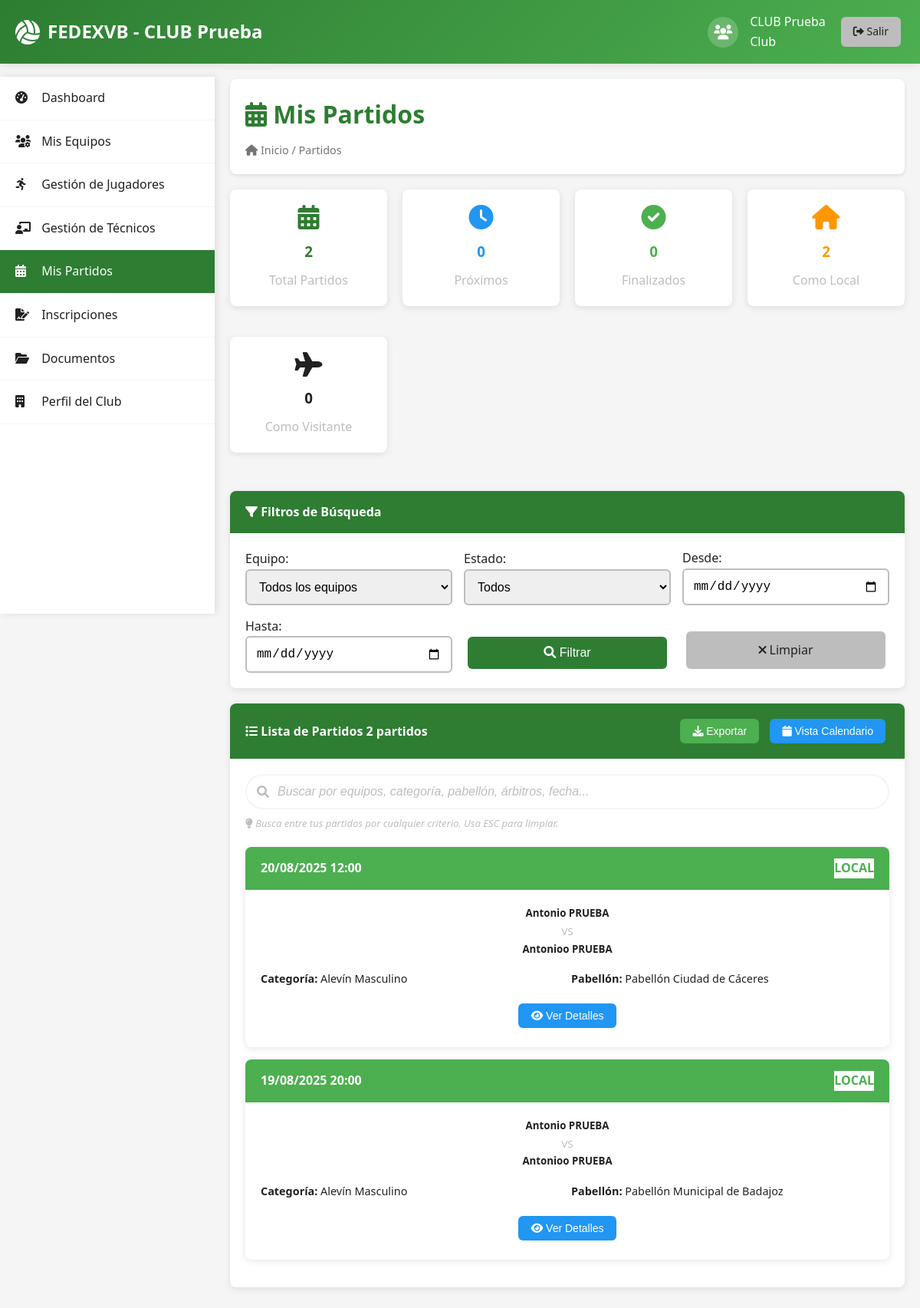
The page /club/partidos.php (signed in) on the database its author committed.
### tables this page shows
CREATE TABLE IF NOT EXISTS `clubes` (
  `id` int(11) NOT NULL AUTO_INCREMENT,
  `usuario_id` int(11) NOT NULL,
  `nombre_club` varchar(200) NOT NULL,
  `razon_social` varchar(300) DEFAULT NULL,
  `nombre_responsable` varchar(200) NOT NULL,
  `iban` varchar(34) DEFAULT NULL,
  PRIMARY KEY (`id`),
  UNIQUE KEY `usuario_id` (`usuario_id`),
  CONSTRAINT `clubes_ibfk_1` FOREIGN KEY (`usuario_id`) REFERENCES `usuarios` (`id`) ON DELETE CASCADE
);

CREATE TABLE IF NOT EXISTS `partidos` (
  `id` int(11) NOT NULL AUTO_INCREMENT,
  `equipo_local_id` int(11) NOT NULL,
  `equipo_visitante_id` int(11) NOT NULL,
  `categoria_id` int(11) NOT NULL,
  `fecha` datetime NOT NULL,
  `pabellon_id` int(11) NOT NULL,
  `arbitro_principal_id` int(11) DEFAULT NULL,
  `arbitro_segundo_id` int(11) DEFAULT NULL,
  `anotador_id` int(11) DEFAULT NULL,
  `finalizado` tinyint(1) DEFAULT 0,
  `sets_local` int(11) DEFAULT NULL,
  `sets_visitante` int(11) DEFAULT NULL,
  `estado` enum('programado','finalizado','cancelado') DEFAULT 'programado',
  `fecha_actualizacion` timestamp NOT NULL DEFAULT current_timestamp() ON UPDATE current_timestamp(),
  PRIMARY KEY (`id`),
  KEY `equipo_local_id` (`equipo_local_id`),
  KEY `equipo_visitante_id` (`equipo_visitante_id`),
  KEY `categoria_id` (`categoria_id`),
  KEY `pabellon_id` (`pabellon_id`),
  KEY `arbitro_principal_id` (`arbitro_principal_id`),
  KEY `arbitro_segundo_id` (`arbitro_segundo_id`),
  KEY `anotador_id` (`anotador_id`),
  CONSTRAINT `partidos_ibfk_1` FOREIGN KEY (`equipo_local_id`) REFERENCES `equipos` (`id`),
  CONSTRAINT `partidos_ibfk_2` FOREIGN KEY (`equipo_visitante_id`) REFERENCES `equipos` (`id`),
  CONSTRAINT `partidos_ibfk_3` FOREIGN KEY (`categoria_id`) REFERENCES `categorias` (`id`),
  CONSTRAINT `partidos_ibfk_4` FOREIGN KEY (`pabellon_id`) REFERENCES `pabellones` (`id`),
  CONSTRAINT `partidos_ibfk_5` FOREIGN KEY (`arbitro_principal_id`) REFERENCES `arbitros` (`id`),
  CONSTRAINT `partidos_ibfk_6` FOREIGN KEY (`arbitro_segundo_id`) REFERENCES `arbitros` (`id`),
  CONSTRAINT `partidos_ibfk_7` FOREIGN KEY (`anotador_id`) REFERENCES `arbitros` (`id`)
);

CREATE TABLE IF NOT EXISTS `equipos` (
  `id` int(11) NOT NULL AUTO_INCREMENT,
  `club_id` int(11) NOT NULL,
  `nombre` varchar(200) NOT NULL,
  `categoria_id` int(11) NOT NULL,
  PRIMARY KEY (`id`),
  KEY `club_id` (`club_id`),
  KEY `categoria_id` (`categoria_id`),
  CONSTRAINT `equipos_ibfk_1` FOREIGN KEY (`club_id`) REFERENCES `clubes` (`id`) ON DELETE CASCADE,
  CONSTRAINT `equipos_ibfk_2` FOREIGN KEY (`categoria_id`) REFERENCES `categorias` (`id`)
);

CREATE TABLE IF NOT EXISTS `categorias` (
  `id` int(11) NOT NULL AUTO_INCREMENT,
  `nombre` varchar(100) NOT NULL,
  `descripcion` text DEFAULT NULL,
  PRIMARY KEY (`id`),
  UNIQUE KEY `nombre` (`nombre`)
);

CREATE TABLE IF NOT EXISTS `pabellones` (
  `id` int(11) NOT NULL AUTO_INCREMENT,
  `nombre` varchar(200) NOT NULL,
  `ciudad` varchar(100) NOT NULL,
  `direccion` text DEFAULT NULL,
  PRIMARY KEY (`id`)
);

### club/partidos.php (the view, shortened to what the rows shown need)
<?php
require_once __DIR__ . '/../includes/functions.php';
$database = new Database();
$conn = $database->getConnection();
$query = "SELECT id, nombre_club FROM clubes WHERE usuario_id = ?";
$stmt = $conn->prepare($query);
$stmt->execute([$_SESSION['user_id']]);
$club = $stmt->fetch(PDO::FETCH_ASSOC);
$partidos_query = "SELECT p.*,
                          el.nombre as equipo_local, ev.nombre as equipo_visitante,
                          pab.nombre as pabellon, pab.ciudad as ciudad_pabellon,
                          cat.nombre as categoria,
                          ar1.nombre as arbitro_principal_nombre, ar1.apellidos as arbitro_principal_apellidos,
                          ar2.nombre as arbitro_segundo_nombre, ar2.apellidos as arbitro_segundo_apellidos,
                          an.nombre as anotador_nombre, an.apellidos as anotador_apellidos,
                          CASE
                              WHEN p.equipo_local_id IN (SELECT id FROM equipos WHERE club_id = ?) THEN 'LOCAL'
                              ELSE 'VISITANTE'
                          END as condicion
                   FROM partidos p
                   JOIN equipos el ON p.equipo_local_id = el.id
                   JOIN equipos ev ON p.equipo_visitante_id = ev.id
                   JOIN pabellones pab ON p.pabellon_id = pab.id
                   JOIN categorias cat ON p.categoria_id = cat.id
                   LEFT JOIN arbitros ar1 ON p.arbitro_principal_id = ar1.id
                   LEFT JOIN arbitros ar2 ON p.arbitro_segundo_id = ar2.id
                   LEFT JOIN arbitros an ON p.anotador_id = an.id
                   WHERE (p.equipo_local_id IN (SELECT id FROM equipos WHERE club_id = ?)
                         OR p.equipo_visitante_id IN (SELECT id FROM equipos WHERE club_id = ?))";
$params = [$club['id'], $club['id'], $club['id']];
$partidos_query .= " ORDER BY p.fecha DESC";
$stmt = $conn->prepare($partidos_query);
$stmt->execute($params);
$partidos = $stmt->fetchAll(PDO::FETCH_ASSOC);
$stats = [
    'total' => count($partidos),
    'proximos' => count(array_filter($partidos, function($p) {
        return !$p['finalizado'] && strtotime($p['fecha']) >= time();
    })),
    'finalizados' => count(array_filter($partidos, function($p) {
        return $p['finalizado'];
    })),
    'local' => count(array_filter($partidos, function($p) {
        return $p['condicion'] === 'LOCAL';
    })),
    'visitante' => count(array_filter($partidos, function($p) {
        return $p['condicion'] === 'VISITANTE';
    }))
];
?>
<!DOCTYPE html>
<html lang="es">
<head>
    <link rel="stylesheet" href="../assets/css/style.css">
    <link rel="stylesheet" href="../assets/css/search-bar.css">
    <link rel="stylesheet" href="https://cdnjs.cloudflare.com/ajax/libs/font-awesome/6.0.0/css/all.min.css">
</head>
<body>
    <header class="header">
        <div class="container">
            <div class="header-content">
                <div class="logo">
                    <i class="fas fa-volleyball-ball"></i>
                    <span>FEDEXVB - <?php echo htmlspecialchars($club['nombre_club']); ?></span>
                </div>
            </div>
        </div>
    </header>
    <main class="main-content">
        <div class="content-header">
            <h1><i class="fas fa-calendar-alt"></i> Mis Partidos</h1>
        </div>
        <div style="display: grid; grid-template-columns: repeat(auto-fit, minmax(180px, 1fr)); gap: 20px; margin-bottom: 30px;">
            <div class="card">
                <div class="card-body text-center">
                    <i class="fas fa-calendar-alt" style="font-size: 2rem; color: var(--primary-green);"></i>
                    <h3 style="color: var(--primary-green); margin: 10px 0;"><?php echo $stats['total']; ?></h3>
                    <p class="text-muted">Total Partidos</p>
                </div>
            </div>
            <div class="card">
                <div class="card-body text-center">
                    <i class="fas fa-clock" style="font-size: 2rem; color: var(--info);"></i>
                    <h3 style="color: var(--info); margin: 10px 0;"><?php echo $stats['proximos']; ?></h3>
                    <p class="text-muted">Próximos</p>
                </div>
            </div>
            <div class="card">
                <div class="card-body text-center">
                    <i class="fas fa-check-circle" style="font-size: 2rem; color: var(--success);"></i>
                    <h3 style="color: var(--success); margin: 10px 0;"><?php echo $stats['finalizados']; ?></h3>
                    <p class="text-muted">Finalizados</p>
                </div>
            </div>
            <div class="card">
                <div class="card-body text-center">
                    <i class="fas fa-home" style="font-size: 2rem; color: var(--warning);"></i>
                    <h3 style="color: var(--warning); margin: 10px 0;"><?php echo $stats['local']; ?></h3>
                    <p class="text-muted">Como Local</p>
                </div>
            </div>
            <div class="card">
                <div class="card-body text-center">
                    <i class="fas fa-plane" style="font-size: 2rem; color: var(--danger);"></i>
                    <h3 style="color: var(--danger); margin: 10px 0;"><?php echo $stats['visitante']; ?></h3>
                    <p class="text-muted">Como Visitante</p>
                </div>
            </div>
        </div>
        <div class="card">
            <div class="card-body">
                <?php if (count($partidos) > 0): ?>
                    <div class="d-block d-md-none">
                        <?php foreach ($partidos as $partido): ?>
                        <div class="card mb-3">
                            <div class="card-header" style="background: <?php echo ($partido['condicion'] === 'LOCAL') ? 'var(--success)' : 'var(--info)'; ?>;">
                                <div style="display: flex; justify-content: space-between; align-items: center;">
                                    <span style="font-weight: bold;">
                                        <?php echo format_datetime($partido['fecha'], 'd/m/Y H:i'); ?>
                                    </span>
                                    <span class="badge" style="background: white; color: <?php echo ($partido['condicion'] === 'LOCAL') ? 'var(--success)' : 'var(--info)'; ?>;">
                                        <?php echo $partido['condicion']; ?>
                                    </span>
                                </div>
                            </div>
                            <div class="card-body">
                                <div class="text-center mb-3">
                                    <h5><?php echo $partido['equipo_local']; ?></h5>
                                    <small class="text-muted">VS</small>
                                    <h5><?php echo $partido['equipo_visitante']; ?></h5>
                                </div>
                                <div style="display: grid; grid-template-columns: 1fr 1fr; gap: 10px; font-size: 0.9em;">
                                    <div><strong>Categoría:</strong> <?php echo $partido['categoria']; ?></div>
                                    <div><strong>Pabellón:</strong> <?php echo $partido['pabellon']; ?></div>
                                </div>
                                <div class="text-center mt-3">
                                    <button class="btn btn-info btn-sm" onclick="verDetalles(<?php echo $partido['id']; ?>)">
                                        <i class="fas fa-eye"></i> Ver Detalles
                                    </button>
                                </div>
                            </div>
                        </div>
                        <?php endforeach; ?>
                    </div>
                <?php endif; ?>
            </div>
        </div>
    </main>
</body>
</html>

### rows shown on the page
clubes: nombre_club "CLUB Prueba"
partidos: sets_local "2", finalizado "0", fecha "19/08/2025 20:00", condicion "LOCAL", equipo_local.nombre "Antonio PRUEBA", equipo_visitante.nombre "Antonioo PRUEBA", categoria.nombre "Alevín Masculino", pabellon.nombre "Pabellón Municipal de Badajoz"
partidos: fecha "20/08/2025 12:00", condicion "LOCAL", equipo_local.nombre "Antonio PRUEBA", equipo_visitante.nombre "Antonioo PRUEBA", categoria.nombre "Alevín Masculino", pabellon.nombre "Pabellón Ciudad de Cáceres"

### other values the page prints
$auth->getUsername() "CLUB Prueba"
count($partidos) "2"
